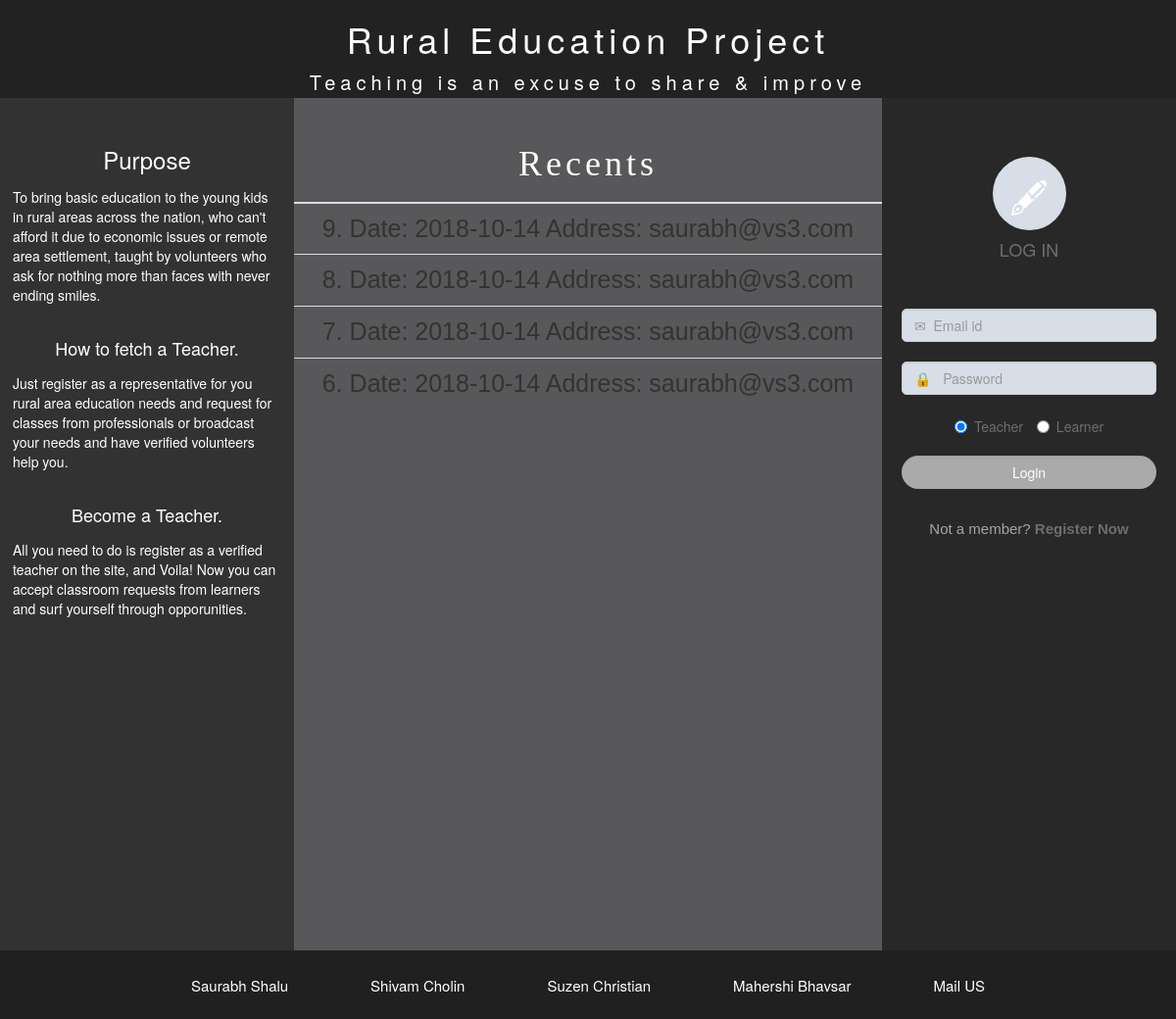
The page / on the database its author committed.
### tables this page shows
CREATE TABLE `tbleventlist` (
  `id` int(11) NOT NULL,
  `mydate` date NOT NULL,
  `learner_id` varchar(30) NOT NULL,
  `subject` varchar(50) NOT NULL,
  `teacher_id` varchar(30) NOT NULL,
  `location` int(11) NOT NULL,
  `status` int(11) NOT NULL
);

### recents.php (the view, shortened to what this page needs)
<?php
  try
  {
     $handler = new PDO('mysql:host=127.0.0.1;dbname=dataHackathon','root','');
     $handler -> setAttribute(PDO::ATTR_ERRMODE, PDO::ERRMODE_EXCEPTION);
  }
  catch (PDOException $e)
  {
    echo $e->getMessage();
    die();
  }
?>
<div class="recentsContainer">
  <table class="table table-unbordered">
    <thead>
      <tr>
        <th><h1 style="text-align: center; letter-spacing: 4px; font-family: georgia;">Recents</h1></th>
      </tr>
    </thead>
    <tbody>
      <?php
        $query = $handler->query("select * from tbleventlist order by id DESC limit 10");
        $results = $query->fetchAll();
        echo "<br>";
        foreach ($results as $result) {
          $output = $result[0] . '. Date: ' . $result[1] . ' Address: ' . $result[4] ;
          echo '<tr><td style="font-family: sans-serif; font-size: 25px; font-stretch: 2px; font-weight: 3px; text-align: center;">'. $output . '</td></tr>';
        }
      ?>
    </tbody>
  </table>
</div>

### css/style.css (style rules this page uses)
* { margin: 0; padding: 0; }
body { background-color: #ccc; }
.recentsContainer { height: 100%; background-color: #585759; }

### recents.php (style rules this page uses)
h1 { color: white; }

### rows shown on the page
tbleventlist: output "9. Date: 2018-10-14 Address: saurabh@vs3.com"
tbleventlist: output "8. Date: 2018-10-14 Address: saurabh@vs3.com"
tbleventlist: output "7. Date: 2018-10-14 Address: saurabh@vs3.com"
tbleventlist: output "6. Date: 2018-10-14 Address: saurabh@vs3.com"
